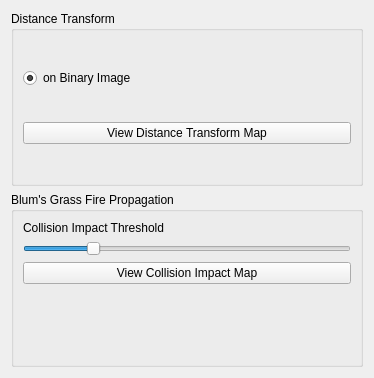
          <widget class="QWidget" name="basicPreprocessing">
           <property name="geometry">
            <rect>
             <x>0</x>
             <y>0</y>
             <width>374</width>
             <height>378</height>
            </rect>
           </property>
           <attribute name="label">
            <string>Preprocessing</string>
           </attribute>
           <layout class="QGridLayout" name="gridLayout_8">
            <item row="1" column="0">
             <widget class="QGroupBox" name="groupBox_3">
              <property name="enabled">
               <bool>true</bool>
              </property>
              <property name="title">
               <string>Blum's Grass Fire Propagation</string>
              </property>
              <layout class="QFormLayout" name="formLayout_10">
               <item row="0" column="0" colspan="2">
                <widget class="QLabel" name="label_10">
                 <property name="text">
                  <string>Collision Impact Threshold</string>
                 </property>
                </widget>
               </item>
               <item row="2" column="0" colspan="2">
                <widget class="QPushButton" name="btnComputeCI">
                 <property name="text">
                  <string>View Collision Impact Map</string>
                 </property>
                </widget>
               </item>
               <item row="1" column="0" colspan="2">
                <widget class="QSlider" name="horizontalSlider">
                 <property name="maximum">
                  <number>250</number>
                 </property>
                 <property name="singleStep">
                  <number>10</number>
                 </property>
                 <property name="value">
                  <number>50</number>
                 </property>
                 <property name="tracking">
                  <bool>true</bool>
                 </property>
                 <property name="orientation">
                  <enum>Qt::Orientation::Horizontal</enum>
                 </property>
                </widget>
               </item>
              </layout>
             </widget>
            </item>
            <item row="0" column="0">
             <widget class="QGroupBox" name="dt">
              <property name="title">
               <string>Distance Transform</string>
              </property>
              <layout class="QGridLayout" name="gridLayout_7">
               <item row="1" column="0">
                <widget class="QPushButton" name="btnComputeDT">
                 <property name="text">
                  <string>View Distance Transform Map</string>
                 </property>
                </widget>
               </item>
               <item row="0" column="0">
                <widget class="QRadioButton" name="rbnBin">
                 <property name="text">
                  <string>on Binary Image</string>
                 </property>
                 <property name="checked">
                  <bool>true</bool>
                 </property>
                </widget>
               </item>
              </layout>
             </widget>
            </item>
           </layout>
          </widget>
